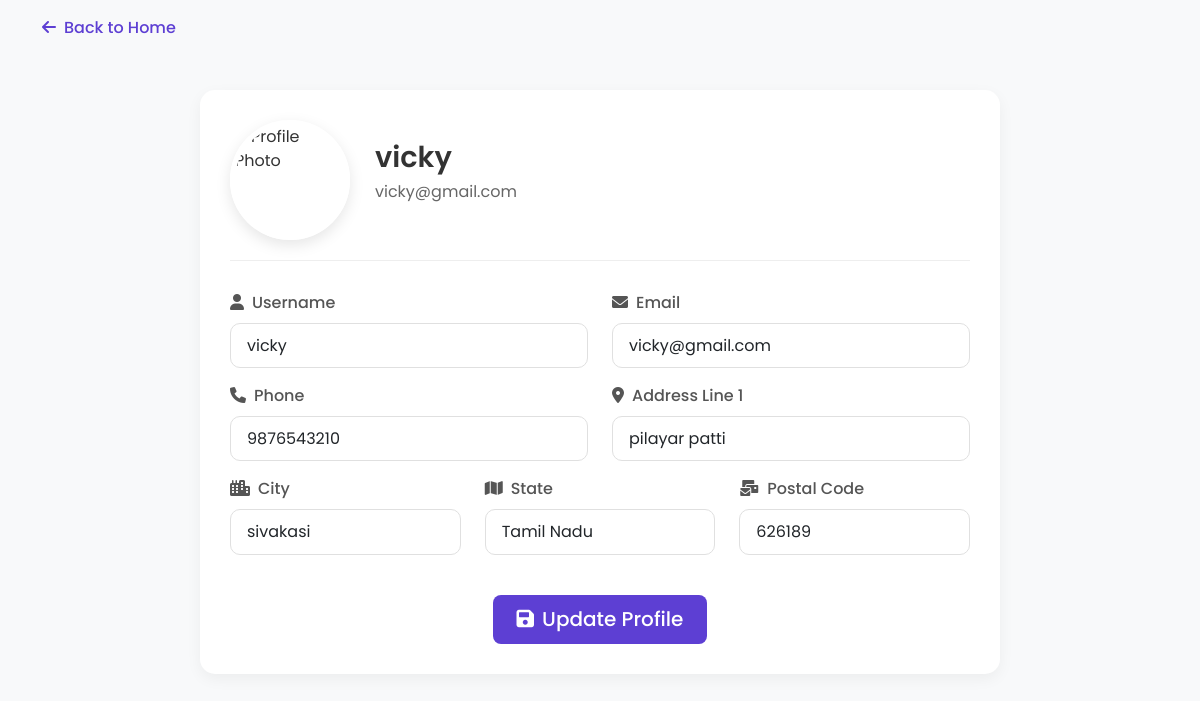
The app's page /user/profile.php (signed in) with its own data.
### tables this page shows
CREATE TABLE `users` (
  `id` int(11) NOT NULL,
  `username` varchar(50) NOT NULL,
  `email` varchar(100) NOT NULL,
  `phone` varchar(20) NOT NULL,
  `address_line1` varchar(255) NOT NULL,
  `city` varchar(100) NOT NULL,
  `state` varchar(100) NOT NULL,
  `postal_code` varchar(20) NOT NULL,
  `user_type` enum('user','admin') NOT NULL,
  `password` varchar(255) NOT NULL,
  `profile_image` varchar(255) NOT NULL,
  `created_at` timestamp NOT NULL DEFAULT current_timestamp(),
  `theme_preference` varchar(10) DEFAULT 'light',
  `color_scheme` varchar(10) DEFAULT 'default',
  `font_size` varchar(10) DEFAULT 'medium',
  `auto_logout` int(11) DEFAULT 30,
  `theme` varchar(10) DEFAULT 'light',
  `primary_color` varchar(7) DEFAULT '#5D3FD3',
  `secondary_color` varchar(7) DEFAULT '#f39c12',
  `font_color` varchar(7) DEFAULT '#333333',
  `auto_logout_time` int(11) DEFAULT 1800
);

### user/profile.php (the view, shortened to what this page needs)
<?php
require_once '../config.php';
$user_id = $_SESSION['user_id'];
$stmt = $conn->prepare("SELECT username, email, phone, address_line1, city, state, postal_code, profile_image FROM users WHERE id = ?");
$stmt->bind_param("i", $user_id);
$stmt->execute();
$result = $stmt->get_result();
$user = $result->fetch_assoc();
$profile_image = "../uploads/profilephoto/default-avatar.png";
if (!empty($user['profile_image'])) {
    if (strpos($user['profile_image'], 'uploads/profilephoto/') !== false) {
        $profile_image = "../" . $user['profile_image'];
    } else {
        $profile_image = "../uploads/profilephoto/" . $user['profile_image'];
    }
    if (!file_exists($profile_image)) {
        $profile_image = "../uploads/profilephoto/default-avatar.png";
    }
}
?>
<!DOCTYPE html>
<html lang="en">
<head>
    <link href="https://cdn.jsdelivr.net/npm/bootstrap@5.3.0-alpha1/dist/css/bootstrap.min.css" rel="stylesheet">
    <link rel="stylesheet" href="https://cdnjs.cloudflare.com/ajax/libs/font-awesome/6.0.0/css/all.min.css">
</head>
<body>
    <div class="container mt-3">
        <a href="index.php" class="back-btn">
            <i class="fas fa-arrow-left me-2"></i>Back to Home
        </a>
    </div>
    <div class="container">
        <div class="profile-container">
            <div class="profile-header">
                <img src="<?php echo htmlspecialchars($profile_image); ?>" alt="Profile Photo" class="profile-image" onerror="this.src='../uploads/profilephoto/default-avatar.png'">
                <div class="profile-info">
                    <h1 class="profile-name"><?php echo htmlspecialchars($user['username']); ?></h1>
                    <p class="profile-email"><?php echo htmlspecialchars($user['email']); ?></p>
                </div>
            </div>
            <form method="post" action="">
                <div class="row">
                    <div class="col-md-6 mb-3">
                        <label for="username" class="form-label"><i class="fas fa-user me-2"></i>Username</label>
                        <input type="text" class="form-control" id="username" name="username" value="<?php echo htmlspecialchars($user['username']); ?>" required>
                    </div>
                    <div class="col-md-6 mb-3">
                        <label for="email" class="form-label"><i class="fas fa-envelope me-2"></i>Email</label>
                        <input type="email" class="form-control" id="email" name="email" value="<?php echo htmlspecialchars($user['email']); ?>" required>
                    </div>
                </div>
                <div class="row">
                    <div class="col-md-6 mb-3">
                        <label for="phone" class="form-label"><i class="fas fa-phone me-2"></i>Phone</label>
                        <input type="text" class="form-control" id="phone" name="phone" value="<?php echo htmlspecialchars($user['phone']); ?>" required>
                    </div>
                    <div class="col-md-6 mb-3">
                        <label for="address_line1" class="form-label"><i class="fas fa-map-marker-alt me-2"></i>Address Line 1</label>
                        <input type="text" class="form-control" id="address_line1" name="address_line1" value="<?php echo htmlspecialchars($user['address_line1']); ?>" required>
                    </div>
                </div>
                <div class="row">
                    <div class="col-md-4 mb-3">
                        <label for="city" class="form-label"><i class="fas fa-city me-2"></i>City</label>
                        <input type="text" class="form-control" id="city" name="city" value="<?php echo htmlspecialchars($user['city']); ?>" required>
                    </div>
                    <div class="col-md-4 mb-3">
                        <label for="state" class="form-label"><i class="fas fa-map me-2"></i>State</label>
                        <input type="text" class="form-control" id="state" name="state" value="<?php echo htmlspecialchars($user['state']); ?>" required>
                    </div>
                    <div class="col-md-4 mb-3">
                        <label for="postal_code" class="form-label"><i class="fas fa-mail-bulk me-2"></i>Postal Code</label>
                        <input type="text" class="form-control" id="postal_code" name="postal_code" value="<?php echo htmlspecialchars($user['postal_code']); ?>" required>
                    </div>
                </div>
                <div class="text-center mt-4">
                    <button type="submit" name="update_profile" class="btn btn-primary btn-lg">
                        <i class="fas fa-save me-2"></i>Update Profile
                    </button>
                </div>
            </form>
        </div>
    </div>
</body>
</html>

### user/profile.php (style rules this page uses)
:root { --primary-color: #5D3FD3; --secondary-color: #f39c12; --dark-color: #222831; --light-color: #f5f5f5; --success-color: #2ecc71; --danger-color: #e74c3c; }
body { font-family: 'Poppins', sans-serif; background-color: #f8f9fa; color: #333; }
.profile-container { max-width: 800px; margin: 30px auto; background: white; border-radius: 15px; box-shadow: 0 5px 15px rgba(0, 0, 0, 0.05); padding: 30px; }
.profile-header { display: flex; align-items: center; margin-bottom: 30px; border-bottom: 1px solid #eee; padding-bottom: 20px; }
.profile-image { width: 120px; height: 120px; border-radius: 50%; object-fit: cover; border: 5px solid white; box-shadow: 0 5px 15px rgba(0, 0, 0, 0.1); }
.profile-info { margin-left: 25px; }
.profile-name { font-size: 1.8rem; font-weight: 600; margin-bottom: 5px; }
.profile-email { color: #666; font-size: 1rem; }
.form-label { font-weight: 500; color: #555; }
.form-control { border-radius: 10px; padding: 0.6rem 1rem; border: 1px solid #e0e0e0; box-shadow: none; transition: all 0.3s ease; }
.btn-primary { background: var(--primary-color); border: none; border-radius: 8px; padding: 0.6rem 1.5rem; font-weight: 500; transition: all 0.3s ease; }
.back-btn { margin-bottom: 20px; display: inline-block; color: var(--primary-color); text-decoration: none; font-weight: 500; }

### records on screen
users: username "vicky", email "vicky@gmail.com", phone "9876543210", address_line1 "pilayar patti", city "sivakasi", state "Tamil Nadu", postal_code "626189"
